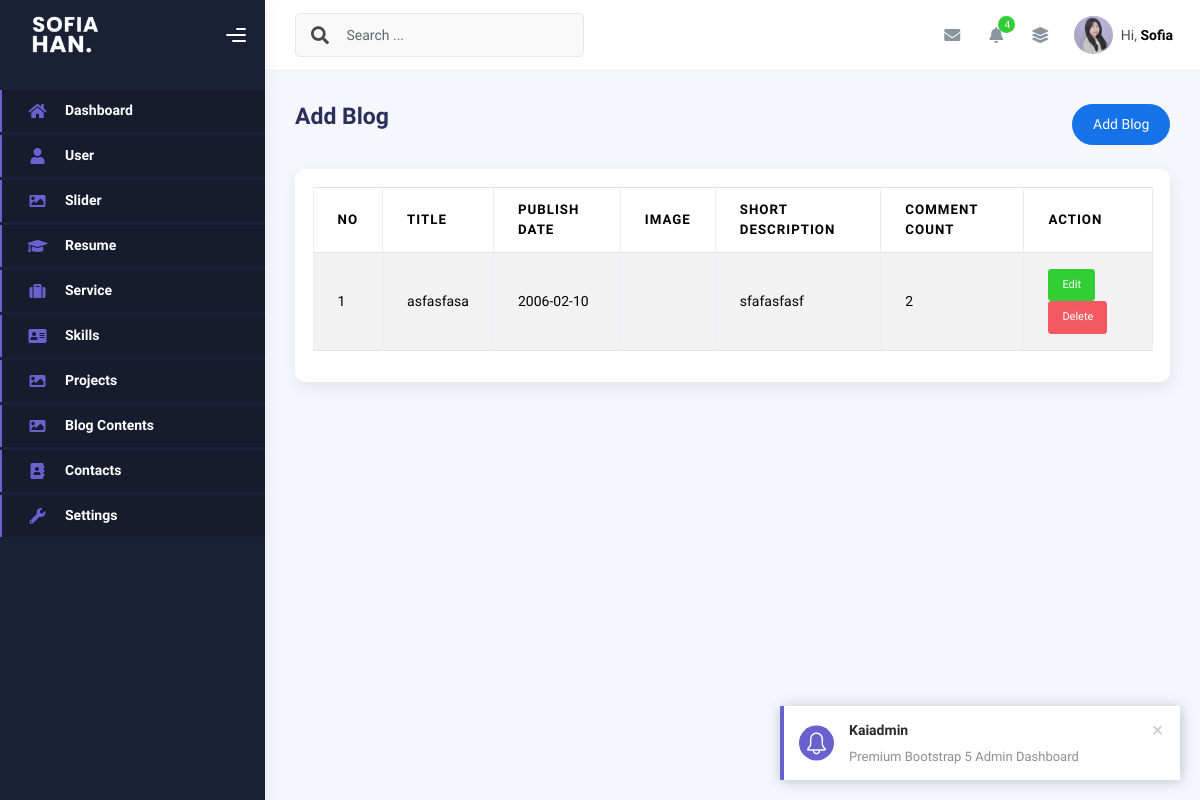
Before: /admin/blog-contents.php with the older database file.
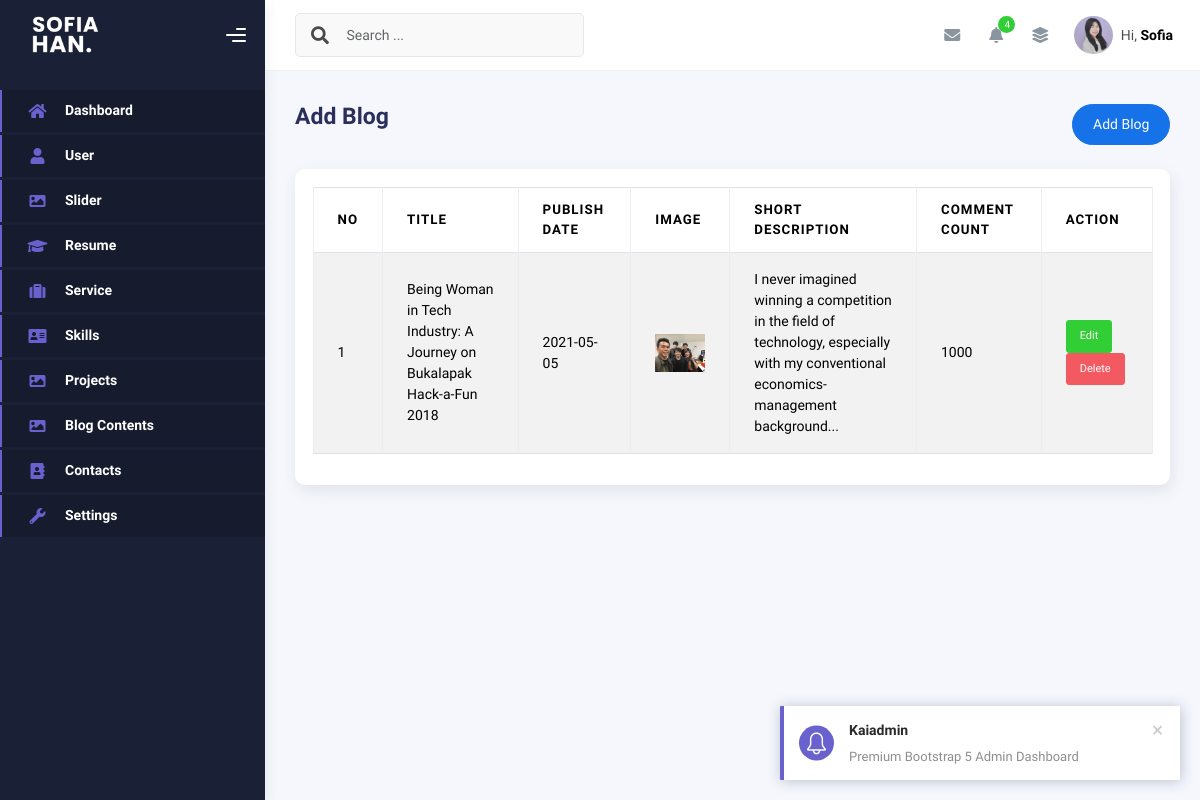
After: the same page with the newer database file.
### admin/blog-contents.php (the view, shortened to what this page needs)
<?php
include "config/koneksi.php";
$query = mysqli_query($conn, "SELECT * FROM `blog-content` ORDER BY id DESC");
$rows = mysqli_fetch_all($query, MYSQLI_ASSOC);
?>
<!DOCTYPE html>
<html lang="en">
<head>
    <?php
    include "inc/css.php";
    ?>
</head>
<body>
    <div class="wrapper">
        <?php
        include "inc/sidebar.php";
        ?>
        <div class="main-panel">
            <div class="main-header">
                <?php
                include "inc/navbar.php";
                ?>
            </div>
            <div class="container">
                <div class="page-inner">
                    <div class="d-flex align-items-left align-items-md-center flex-column flex-md-row pt-2 pb-4">
                        <div>
                            <h3 class="fw-bold mb-3">Add Blog</h3>
                        </div>
                        <div class="ms-md-auto py-2 py-md-0">
                            <a href="create-blog.php" class="btn btn-primary btn-round">Add Blog</a>
                        </div>
                    </div>
                    <div class="row">
                        <div class="col-sm-6 col-md-12">
                            <div class="card">
                                <div class="card-body">
                                    <table class="table table-bordered table-striped">
                                        <thead>
                                            <tr>
                                                <th>No</th>
                                                <th>Title</th>
                                                <th>Publish Date</th>
                                                <th>Image</th>
                                                <th>Short Description</th>
                                                <th>Comment Count</th>
                                                <th>Action</th>
                                            </tr>
                                        </thead>
                                        <?php foreach ($rows as $index => $row): ?>
                                            <tr>
                                                <td><?php echo $index += 1 ?></td>
                                                <td><?php echo $row['title'] ?></td>
                                                <td><?php echo $row['date'] ?></td>
                                                <td> <img src="assets/img/<?php echo $row['image'] ?>" width="50" alt="">
                                                </td>
                                                <td><?php echo $row['short_description'] ?></td>
                                                <td><?php echo $row['comment_count'] ?></td>
                                                <td>
                                                    <a class="btn btn-success btn-sm"
                                                        href="create-blog.php?edit=<?php echo $row['id'] ?>">Edit</a>
                                                    <a onclick="return confirm('Are you sure wanna delete this data?')"
                                                        class=" btn btn-danger btn-sm"
                                                        href="blog-contents.php?delete=<?php echo $row['id'] ?>">Delete</a>
                                                </td>
                                            </tr>
                                        <?php endforeach ?>
                                    </table>
                                </div>
                            </div>
                        </div>
                    </div>
                </div>
            </div>
</body>
</html>

Changed rows visible on the page:
changed blog-content: title "asfasfasa" → "Being Woman in Tech Industry: A Journey on Bukalapak Hack-a-Fun 2018"; date "2006-02-10" → "2021-05-05"; image: picture added; short_description "sfafasfasf" → "I never imagined winning a competition in the field of technology, especially with my conventional economics-management background..."; comment_count "2" → "1000"
